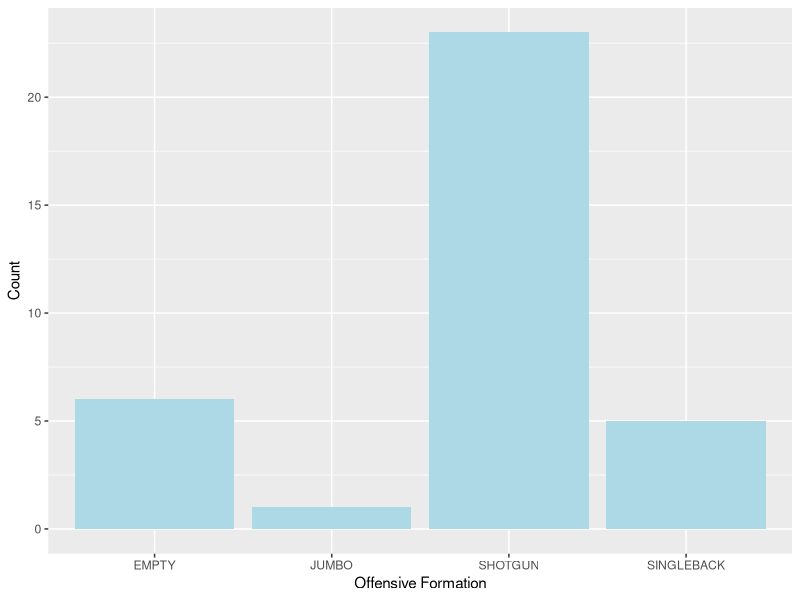
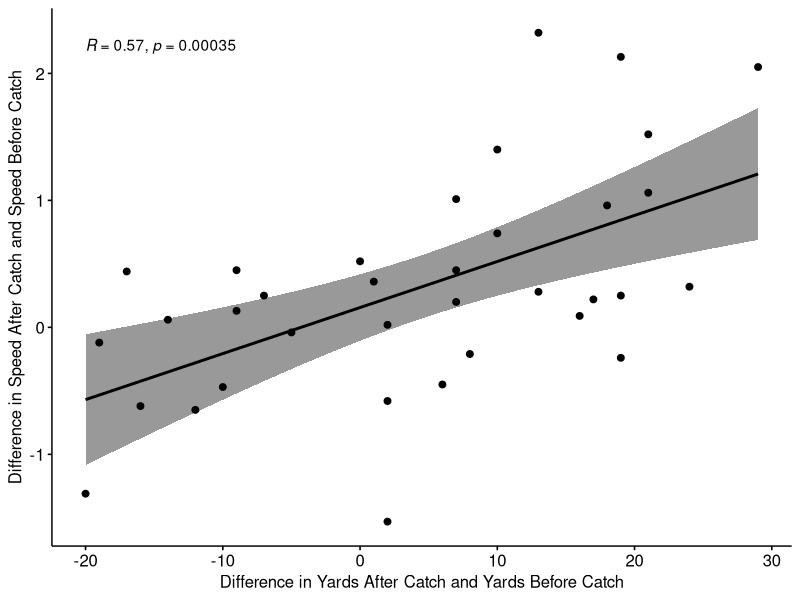
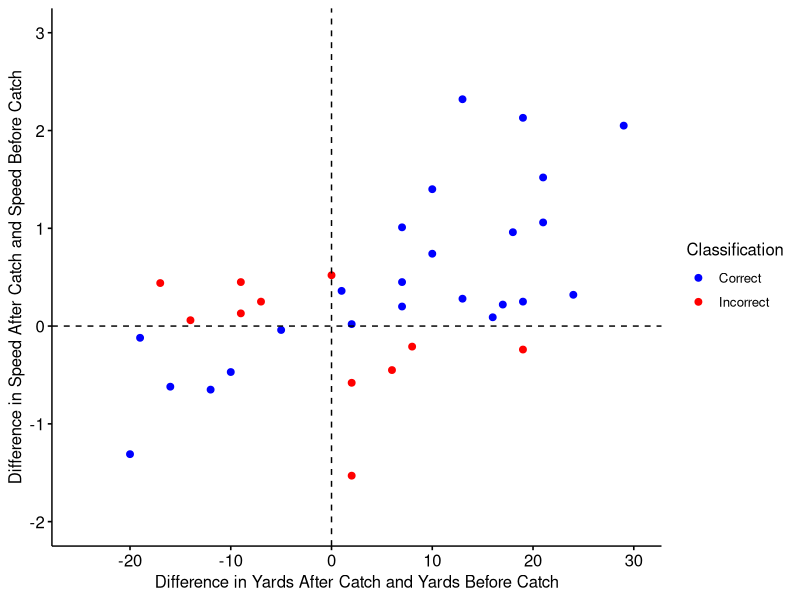
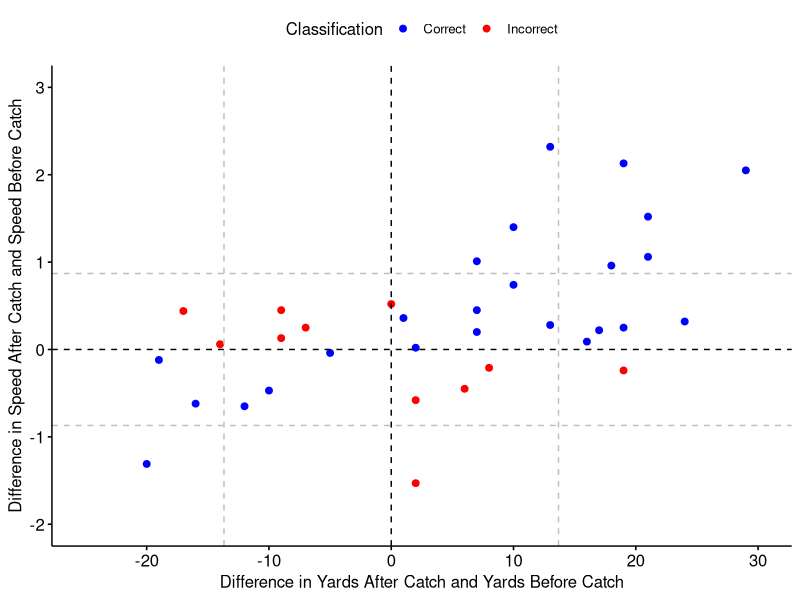
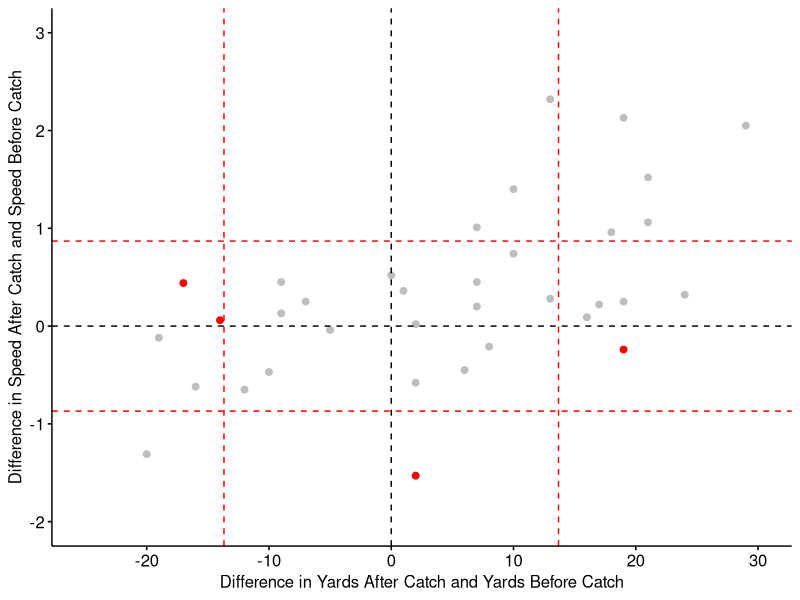
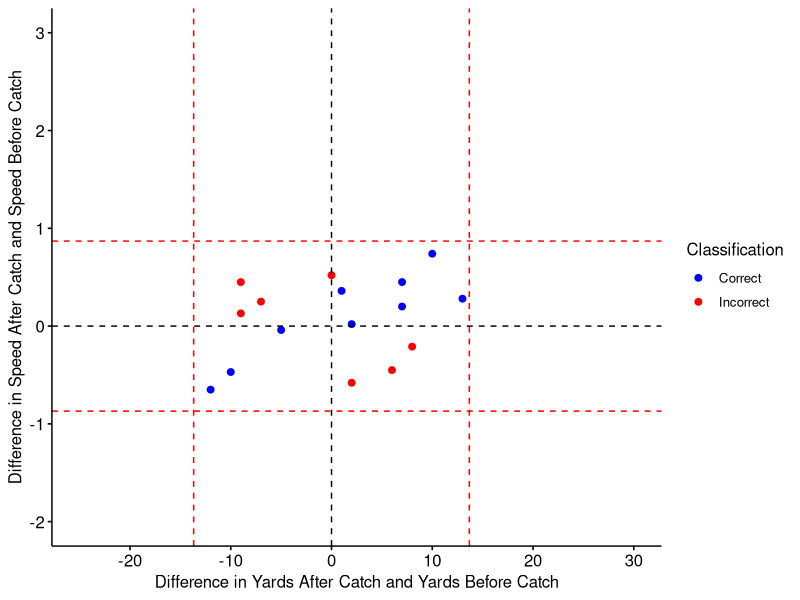
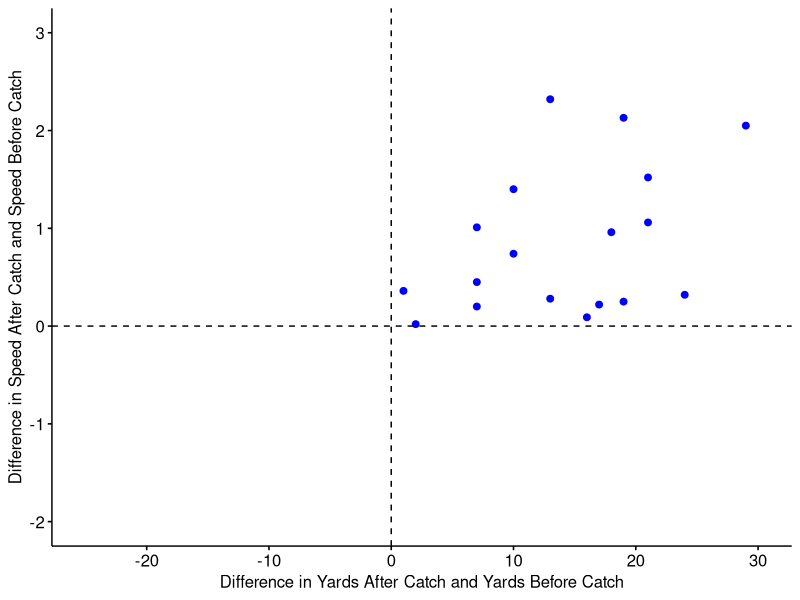
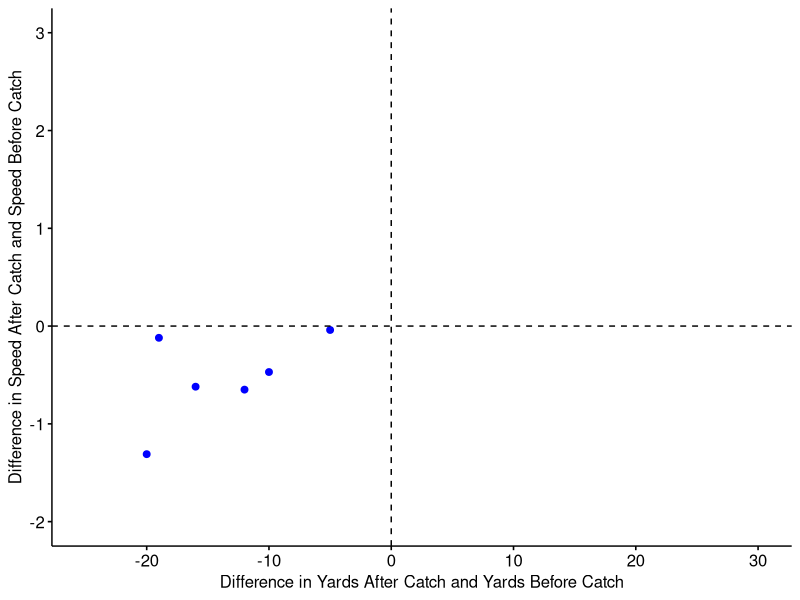

Generate these figures, in order, with R: (Note: this script raises an error after producing the figures.)
plays_df_speed <- read.csv("plays_df_speed.csv")
plays_df <- read.csv("plays_df.csv")
library(ggplot2)
library(ggpubr)
library(scales)


length(unique(plays_df$possessionTeam))
d <- table(plays_df$down)
d <- as.data.frame(d)
q <- table(plays_df$quarter)
q <- as.data.frame(q)
table(plays_df$possessionTeam)
table(plays_df$offenseFormation)

ggplot(plays_df, aes(offenseFormation)) + 
  geom_bar(fill = "lightblue") + labs(x = "Offensive Formation", y = "Count")

bp <- ggplot(d, aes(x="", y=Freq, fill=Var1))+
  geom_bar(width = 1, stat = "identity")
pie <- bp + coord_polar("y", start=0)

library(scales)
blank_theme <- theme_minimal()+
  theme(
    axis.title.x = element_blank(),
    axis.title.y = element_blank(),
    panel.border = element_blank(),
    panel.grid=element_blank(),
    axis.ticks = element_blank(),
    plot.title=element_text(size=14, face="bold")
  )

down_pie <- pie + scale_fill_brewer(palette="Blues") + theme(axis.text.x=element_blank()) + blank_theme + labs(title = "Down")
bp1 <- ggplot(q, aes(x="", y=Freq, fill=Var1))+
  geom_bar(width = 1, stat = "identity")
pie1 <- bp1 + coord_polar("y", start=0)
quarter_pie <- pie1 + scale_fill_brewer(palette="Blues") + theme(axis.text.x=element_blank()) + blank_theme
table(plays_df$StadiumType)
table(plays_df$Turf)

Max_Speed_diff <- plays_df_speed$Max_Speed_After_Catch -
  plays_df_speed$Max_Speed_Before_Catch
plays_df_speed$Max_Speed_diff <- Max_Speed_diff

Yards_diff <- plays_df_speed$YardsAfterCatch - plays_df_speed$YardsBeforeCatch
plays_df_speed$YardsDiff <- Yards_diff

ggscatter(plays_df_speed, x = "YardsDiff", y = "Max_Speed_diff",
          add = "reg.line", conf.int = TRUE,
          cor.coef = TRUE, cor.method = "pearson",
          xlab = "Difference in Yards After Catch and Yards Before Catch", 
          ylab = "Difference in Speed After Catch and Speed Before Catch") 

plays_df_speed[11,]

Graphic_1 <- ggscatter(plays_df_speed, x = "YardsDiff", y = "Max_Speed_diff",
          xlab = "Difference in Yards After Catch and Yards Before Catch", 
          ylab = "Difference in Speed After Catch and Speed Before Catch") + 
  geom_vline(xintercept = 0, linetype="dashed") + 
  geom_hline(yintercept=0, linetype="dashed") + xlim(-25, 30) + ylim(-2, 3)

plays_df_speed$Classification <- ifelse((plays_df_speed$Max_Speed_diff > 0 & 
                                        plays_df_speed$YardsDiff > 0) | (
                                        plays_df_speed$Max_Speed_diff < 0 & 
                                        plays_df_speed$YardsDiff < 0
                                          ),
                                        "Correct", "Incorrect")

ggscatter(plays_df_speed, x = "YardsDiff", y = "Max_Speed_diff",
          xlab = "Difference in Yards After Catch and Yards Before Catch", 
          ylab = "Difference in Speed After Catch and Speed Before Catch", 
          color = "Classification") + geom_vline(xintercept = 0, linetype="dashed") + 
  geom_hline(yintercept=0, linetype="dashed") + 
  scale_color_manual(values=c("blue", "red")) + xlim(-25, 30) + ylim(-2, 3) + 
  theme(legend.position="right")

number_incorrect <- sum(plays_df_speed$Classification == "Incorrect")
number_correct <- sum(plays_df_speed$Classification == "Correct")

pos_sd_yd <- sd(plays_df_speed$YardsDiff)
neg_sd_yd <- -sd(plays_df_speed$YardsDiff)
pos_sd_spd <- sd(plays_df_speed$Max_Speed_diff)
neg_sd_spd <- -sd(plays_df_speed$Max_Speed_diff)

ggscatter(plays_df_speed, x = "YardsDiff", y = "Max_Speed_diff",
          xlab = "Difference in Yards After Catch and Yards Before Catch", 
          ylab = "Difference in Speed After Catch and Speed Before Catch", 
          color = "Classification") + geom_vline(xintercept = 0, linetype="dashed") + 
  geom_vline(xintercept = pos_sd_yd, linetype="dashed", color = "grey") +
  geom_vline(xintercept = neg_sd_yd, linetype="dashed", color = "grey") +
  geom_hline(yintercept=0, linetype="dashed") +
  geom_hline(yintercept=pos_sd_spd, linetype="dashed", color = "grey") +
  geom_hline(yintercept=neg_sd_spd, linetype="dashed", color = "grey") +
  scale_color_manual(values=c("blue", "red")) + xlim(-25, 30) + ylim(-2, 3)


plays_df_speed$Outside_one_SD_and_Incorrect <- ifelse((plays_df_speed$Classification == "Incorrect") &  ((plays_df_speed$YardsDiff > 
                                                                                              pos_sd_yd) | plays_df_speed$YardsDiff
                                                                                           < neg_sd_yd | plays_df_speed$Max_Speed_diff
                                                                                           < neg_sd_spd), "Match", "Not Match")

ggscatter(plays_df_speed, x = "YardsDiff", y = "Max_Speed_diff",
          xlab = "Difference in Yards After Catch and Yards Before Catch", 
          ylab = "Difference in Speed After Catch and Speed Before Catch", 
          color = "Outside_one_SD_and_Incorrect") + geom_vline(xintercept = 0, linetype="dashed") + 
  geom_vline(xintercept = pos_sd_yd, linetype="dashed", color = "red") +
  geom_vline(xintercept = neg_sd_yd, linetype="dashed", color = "red") +
  geom_hline(yintercept=0, linetype="dashed") +
  geom_hline(yintercept=pos_sd_spd, linetype="dashed", color = "red") +
  geom_hline(yintercept=neg_sd_spd, linetype="dashed", color = "red") +
  scale_color_manual(values=c("red", "grey")) + xlim(-25, 30)+ylim(-2, 3) + 
  theme(legend.position="none")

plays_df_speed[plays_df_speed$Classification == "Incorrect",]
plays_df_speed[31,]
plays_df_speed[11,]
plays_df_speed[17,]
plays_df_speed

plays_df_speed$Inside_One_SD <- ifelse((plays_df_speed$YardsDiff < pos_sd_yd & 
                                          plays_df_speed$YardsDiff > neg_sd_yd & 
                                          plays_df_speed$Max_Speed_diff < pos_sd_spd & 
                                          plays_df_speed$Max_Speed_diff > neg_sd_spd),"Match", "Not Match")

ggscatter(plays_df_speed[plays_df_speed$Inside_One_SD == "Match",], x = "YardsDiff", y = "Max_Speed_diff",
          xlab = "Difference in Yards After Catch and Yards Before Catch", 
          ylab = "Difference in Speed After Catch and Speed Before Catch", 
          color = "Classification") + geom_vline(xintercept = 0, linetype="dashed") + 
  geom_vline(xintercept = pos_sd_yd, linetype="dashed", color = "red") +
  geom_vline(xintercept = neg_sd_yd, linetype="dashed", color = "red") +
  geom_hline(yintercept=0, linetype="dashed") +
  geom_hline(yintercept=pos_sd_spd, linetype="dashed", color = "red") +
  geom_hline(yintercept=neg_sd_spd, linetype="dashed", color = "red") +
  scale_color_manual(values=c("blue", "red")) + xlim(-25, 30) + ylim(-2, 3) +
  theme(legend.position="right")

plays_df_positive <- plays_df_speed[plays_df_speed$YardsDiff > 0 & 
                                      plays_df_speed$Max_Speed_diff > 0,]

plays_df_negative <- plays_df_speed[plays_df_speed$YardsDiff < 0 & 
                                                           plays_df_speed$Max_Speed_diff < 0,]

ggscatter(plays_df_positive, x = "YardsDiff", y = "Max_Speed_diff",
          xlab = "Difference in Yards After Catch and Yards Before Catch", 
          ylab = "Difference in Speed After Catch and Speed Before Catch", 
          color = "blue") + 
  geom_vline(xintercept = 0, linetype="dashed") + 
  geom_hline(yintercept=0, linetype="dashed") +
  xlim(-25, 30) + ylim(-2, 3)
cor(plays_df_positive$YardsDiff, plays_df_positive$Max_Speed_diff)


ggscatter(plays_df_negative, x = "YardsDiff", y = "Max_Speed_diff",
          xlab = "Difference in Yards After Catch and Yards Before Catch", 
          ylab = "Difference in Speed After Catch and Speed Before Catch", 
          color = "blue") + 
  geom_vline(xintercept = 0, linetype="dashed") + 
  geom_hline(yintercept=0, linetype="dashed") +
  xlim(-25, 30) + ylim(-2, 3)
cor(plays_df_negative$YardsDiff, plays_df_negative$Max_Speed_diff)

plays_df_negative$Percentage <- 100 * ((plays_df_negative$Max_Speed_Before_Catch - 
                                   plays_df_negative$Max_Speed_After_Catch)/plays_df_negative$Max_Speed_After_Catch)
plays_df_positive$Percentage <- 100 * ((plays_df_positive$Max_Speed_After_Catch - 
                                   plays_df_positive$Max_Speed_Before_Catch)/plays_df_positive$Max_Speed_Before_Catch)

desired <- rbind(plays_df_negative, plays_df_positive)
group <- c(rep("negative",length(plays_df_negative$X)), 
rep("positive", length(plays_df_positive$X)))
desired$group <- group
desired$abs_YardsDiff <- abs(desired$YardsDiff)
desired$abs_Max_Speed_diff <- abs(desired$Max_Speed_diff)

ggscatter(desired, x = "abs_YardsDiff", y = "abs_Max_Speed_diff",
          color = "group") + scale_color_manual(values=c("red", "blue"))  

ggplot(desired, aes(x = abs_YardsDiff, y = Percentage, color = group)) + 
  geom_point() + geom_smooth(method = lm, se = FALSE)

# Data shows no linear relationship. Cannot make an observations about the 
# percentage increase as yardage increases
p <- desired[desired$group == "positive",]
n <- desired[desired$group == "negative",]

positive_lm <- lm(formula = p$Percentage ~ p$abs_YardsDiff)
summary(positive_lm)

negative_lm <- lm(formula = n$Percentage ~ n$abs_YardsDiff)
summary(negative_lm)

ggplot(desired, aes(x = abs_YardsDiff, y = Percentage, color = group)) + 
  geom_point() 

# Bad Correlation. Can therefore just look at the graphic
cor(desired$abs_YardsDiff, desired$Percentage)

mean(p$Percentage)
sd(p$Percentage)

mean(n$Percentage)
sd(n$Percentage)

desired$key <- desired[desired]

ggplot(desired, aes(x = abs_YardsDiff, y = Percentage, color = group)) + 
  geom_point() + geom_vline(xintercept = 20, linetype="dashed") + 
  geom_hline(yintercept=10, linetype="dashed") + 
  labs(x = "Difference in Yards", y = "Percentage Increase in Speed")
